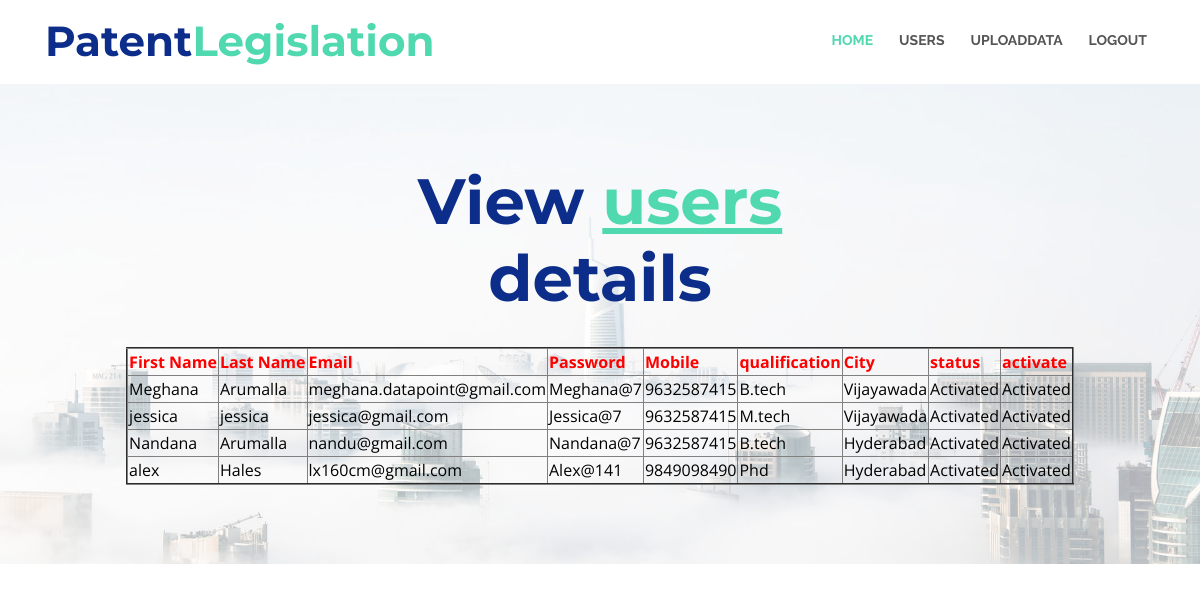
/viewusers/, run on the app's committed database.
### users/models.py (models this page shows, shortened)
class UserModel(models.Model):
    firstname = models.CharField(max_length=50)
    lastname = models.CharField(max_length=50)
    email = models.EmailField()
    passwd = models.CharField(max_length=40)
    mobileno = models.CharField(max_length=50, default="", editable=True)
    qualification = models.CharField(max_length=40)
    city = models.CharField(max_length=50)
    status = models.CharField(max_length=40,default="", editable=True)
    class Meta:
        db_table='userregister'

### admins/views.py (the view)
# urls.py: path('viewusers/', admins.viewusers, name='viewusers'),
def viewusers(request):
    object = UserModel.objects.all()
    return render(request, "admins/viewusers.html", {"object": object})

### assets/templates/admins/viewusers.html (shortened to what this page needs)
{% extends 'adminbase.html' %}
{% load static %}
{% block contents %}
<section id="intro">
    <div class="intro-content">
      <h2>View <span>users</span><br>details</h2>
                            <center><table border="2px solid blue" align="center">
                                  <tr><th style="color:red">First Name</th>
                                    <th style="color:red">Last Name</th>
                                    <th style="color:red">Email</th>
                                    <th style="color:red">Password</th>
                                    <th style="color:red">Mobile</th>
                                    <th style="color:red">qualification</th>
                                    <th style="color:red">City</th>
                                    <th style="color:red">status</th>
                                    <th style="color:red">activate</th>
                                  </tr>
                              {% for x in object %}
                                  <tr style="color:black">
                                    <td>{{x.firstname}}</td>
                                    <td>{{x.lastname}}</td>
                                    <td>{{x.email}}</td>
                                    <td>{{x.passwd}}</td>
                                    <td>{{x.mobileno}}</td>
                                    <td>{{x.qualification}}</td>
                                    <td>{{x.city}}</td>
                                    <td>{{x.status}}</td>
                                    {% if x.status == 'waiting' %}
                                      <td> <a href="/activateuser/?pid={{ x.id }}" >Activate</a></td>
                                    {% else %}
                                            <td> Activated</td>
                                            {% endif %}
                                     </tr>
                                    {% endfor %}
                            </table></center>
    </div>
    <div id="intro-carousel" class="owl-carousel" >
      <div class="item" style="background-image: url('img/intro-carousel/1.jpg');"></div>
    </div>
  </section>
{% endblock %}

### assets/static/css/style.css (style rules this page uses)
body { background: #fff; color: #444; font-family: "Open Sans", sans-serif; }
h1, h2, h3, h4, h5, h6 { font-family: "Montserrat", sans-serif; font-weight: 400; margin: 0 0 20px 0; padding: 0; }
#intro { width: 100%; height: 60vh; position: relative; background: url("../img/intro-carousel/1.jpg") no-repeat; background-size: cover; }
#intro .intro-content { position: absolute; bottom: 0; top: 0; left: 0; right: 0; z-index: 10; display: -webkit-box; display: -webkit-flex; display: -ms-flexbox; display: flex; -webkit-box-pack: center; -webkit-justify-content: center; -ms-flex-pack: center; justify-content: center; -webkit-box-align: center; -webkit-align-items: center; -ms-flex-align: center; align-items: center; -webkit-box-orient: vertical; -webkit-box-direction: normal; -webkit-flex-direction: column; -ms-flex-direction: column; flex-direction: column; text-align: center; }
#intro .intro-content h2 { color: #0c2e8a; margin-bottom: 30px; font-size: 64px; font-weight: 700; }
#intro .intro-content h2 span { color: #50d8af; text-decoration: underline; }
#intro #intro-carousel { z-index: 8; }
#intro #intro-carousel::before { content: ''; background-color: rgba(255, 255, 255, 0.7); position: absolute; height: 100%; width: 100%; top: 0; right: 0; left: 0; bottom: 0; z-index: 7; }
#intro #intro-carousel .item { width: 100%; height: 60vh; background-size: cover; background-position: center; background-repeat: no-repeat; transition-property: opacity; }

### data on the page
UserModel: firstname "Meghana", lastname "Arumalla", email "meghana.datapoint@gmail.com", passwd "Meghana@7", mobileno "9632587415", qualification "B.tech", city "Vijayawada", status "Activated"
UserModel: firstname "jessica", lastname "jessica", email "jessica@gmail.com", passwd "Jessica@7", mobileno "9632587415", qualification "M.tech", city "Vijayawada", status "Activated"
UserModel: firstname "Nandana", lastname "Arumalla", email "nandu@gmail.com", passwd "Nandana@7", mobileno "9632587415", qualification "B.tech", city "Hyderabad", status "Activated"
UserModel: firstname "alex", lastname "Hales", email "lx160cm@gmail.com", passwd "Alex@141", mobileno "9849098490", qualification "Phd", city "Hyderabad", status "Activated"
